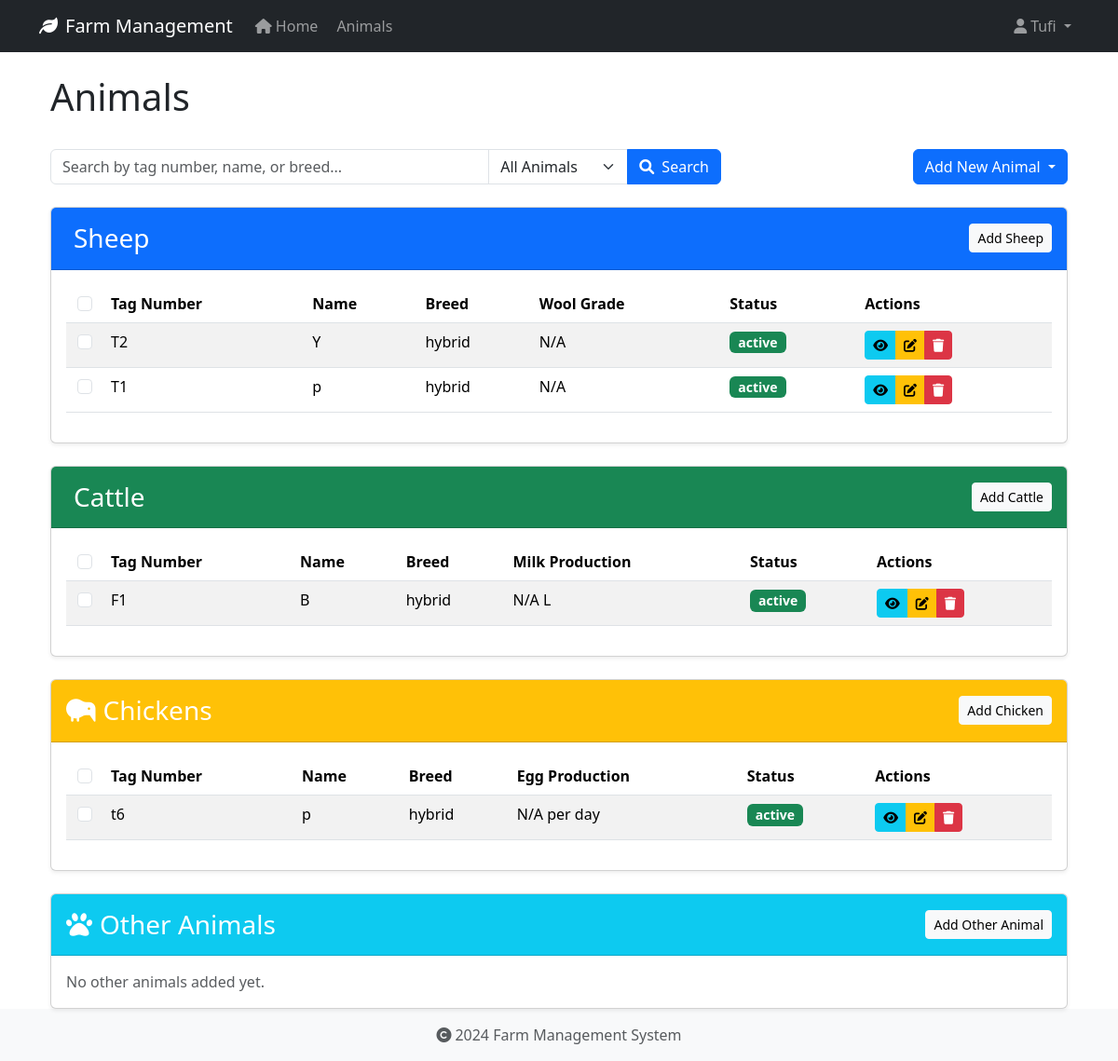
Before: /animals/ (signed in) with the older database file.
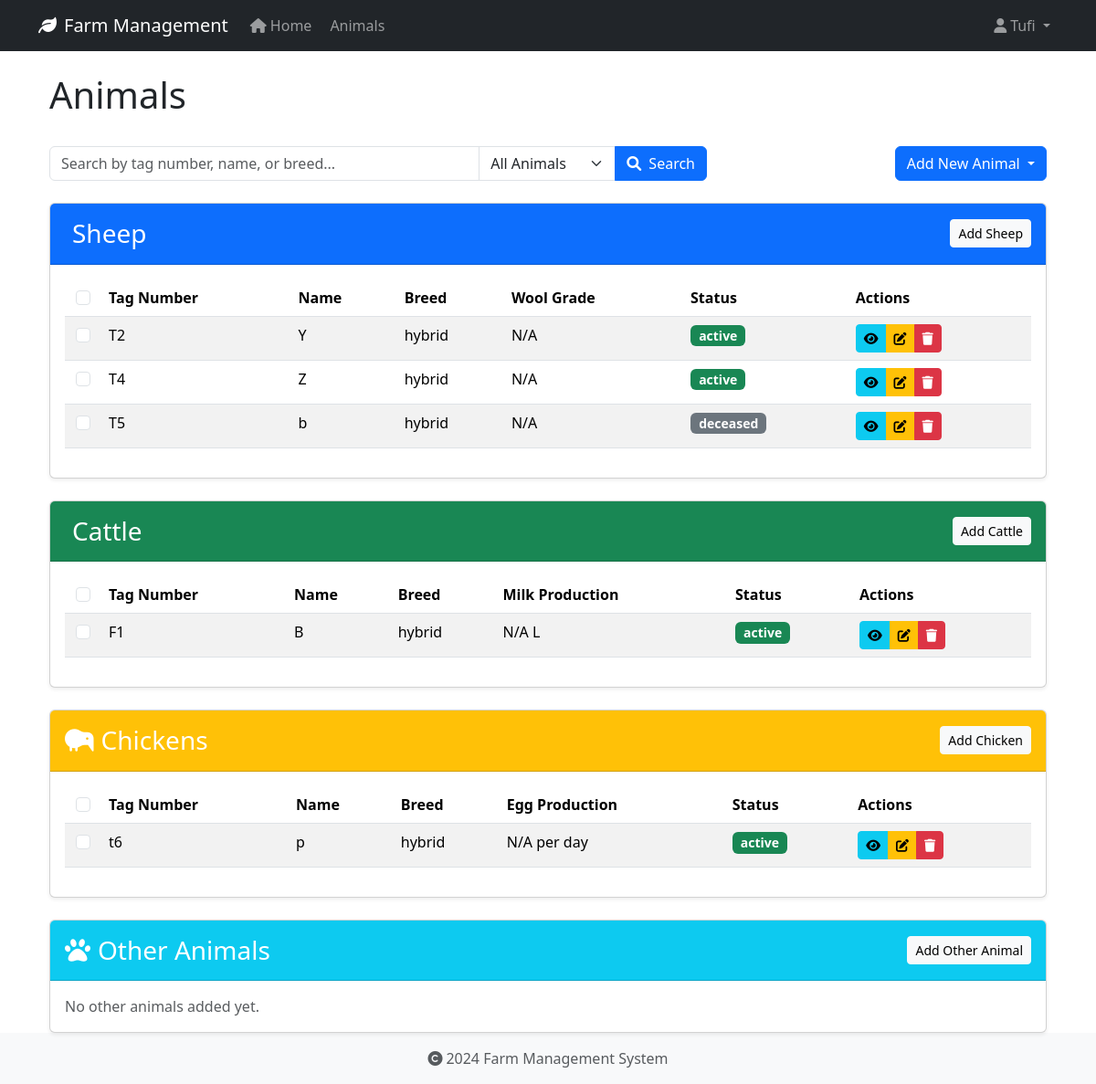
After: the same page with the newer database file.
### app/models/animal.py (models this page shows, shortened)
class Animal(db.Model):
    id = db.Column(db.Integer, primary_key=True)
    tag_number = db.Column(db.String(50), unique=True, nullable=False, index=True)
    name = db.Column(db.String(100), nullable=True)  # Explicitly mark as nullable
    species = db.Column(db.String(50), nullable=False, index=True)
    breed = db.Column(db.String(50), nullable=True)
    date_of_birth = db.Column(db.Date, nullable=True)
    gender = db.Column(db.String(20), nullable=True)
    weight = db.Column(db.Float, nullable=True)
    status = db.Column(db.String(20), default='active', nullable=False)
    purchase_date = db.Column(db.Date, nullable=True)
    purchase_price = db.Column(db.Float, nullable=True)
    notes = db.Column(db.Text, nullable=True)
    created_at = db.Column(db.DateTime, default=datetime.utcnow, nullable=False)
    updated_at = db.Column(db.DateTime, default=datetime.utcnow, onupdate=datetime.utcnow, nullable=False)
    wool_type = db.Column(db.String(50), nullable=True)
    last_shearing = db.Column(db.Date, nullable=True)
    fleece_weight = db.Column(db.Float, nullable=True)
    wool_grade = db.Column(db.String(20), nullable=True)
    lambing_status = db.Column(db.String(50), nullable=True)
    lambing_date = db.Column(db.Date, nullable=True)
    milk_production = db.Column(db.Float, nullable=True)
    last_milking = db.Column(db.Date, nullable=True)  # Changed from DateTime to Date
    milk_quality = db.Column(db.String(20), nullable=True)
    calving_status = db.Column(db.String(50), nullable=True)
    calving_date = db.Column(db.Date, nullable=True)
    milk_fat_content = db.Column(db.Float, nullable=True)
    egg_production = db.Column(db.Integer, nullable=True)
    egg_color = db.Column(db.String(20), nullable=True)
    comb_type = db.Column(db.String(20), nullable=True)
    laying_status = db.Column(db.String(20), nullable=True)
    last_laying_date = db.Column(db.Date, nullable=True)
    egg_size = db.Column(db.String(20), nullable=True)
    category = db.Column(db.String(50), nullable=True)
    special_needs = db.Column(db.Text, nullable=True)
    diet_requirements = db.Column(db.Text, nullable=True)
    habitat = db.Column(db.String(100), nullable=True)
    health_records = db.relationship('HealthRecord', backref='animal', lazy=True, cascade='all, delete-orphan')

### app/routes/animals.py (the view, shortened to what this page needs)
@bp.route('/')
@login_required
def index():
    search_query = request.args.get('search', '').strip()
    animal_type = request.args.get('type', 'all').lower()
    base_query = Animal.query
    if animal_type == 'all':
        sheep_list = base_query.filter_by(species='Sheep').all()
        cattle_list = base_query.filter_by(species='Cattle').all()
        chicken_list = base_query.filter_by(species='Chicken').all()
        other_list = base_query.filter(Animal.species.notin_(['Sheep', 'Cattle', 'Chicken'])).all()
    return render_template('animals/index.html',
                         sheep_list=sheep_list,
                         cattle_list=cattle_list,
                         chicken_list=chicken_list,
                         other_list=other_list,
                         search_query=search_query,
                         animal_type=animal_type)

### app/models/user.py (called while the page is built)
@login_manager.user_loader
def load_user(user_id):
    return User.query.get(int(user_id))

### app/templates/animals/index.html (shortened to what the changed rows need)
{% extends "base.html" %}
{% block content %}
<div class="container">
    <div class="d-flex justify-content-between align-items-center mb-4">
        <h1>Animals</h1>
    </div>
    <div class="card mb-4" id="sheep-section">
        <div class="card-body">
            {% if sheep_list %}
            <div class="table-responsive">
                <table class="table table-striped table-hover" id="sheep-table">
                    <thead>
                        <tr>
                            <th class="text-center" style="width: 40px;">
                                <input type="checkbox" class="form-check-input select-all" data-animal-type="sheep">
                            </th>
                            <th>Tag Number</th>
                            <th>Name</th>
                            <th>Breed</th>
                            <th>Wool Grade</th>
                            <th>Status</th>
                            <th>Actions</th>
                        </tr>
                    </thead>
                    <tbody>
                        {% for animal in sheep_list %}
                        <tr>
                            <td class="text-center">
                                <input type="checkbox" class="form-check-input animal-select"
                                       data-animal-id="{{ animal.id }}"
                                       data-animal-type="sheep">
                            </td>
                            <td>{{ animal.tag_number }}</td>
                            <td>{{ animal.name or 'N/A' }}</td>
                            <td>{{ animal.breed or 'N/A' }}</td>
                            <td>{{ animal.wool_grade or 'N/A' }}</td>
                            <td>
                                <span class="badge {% if animal.status == 'active' %}bg-success{% elif animal.status == 'sold' %}bg-info{% else %}bg-secondary{% endif %}">
                                    {{ animal.status }}
                                </span>
                            </td>
                            <td>
                                <div class="btn-group btn-group-sm">
                                    <a href="{{ url_for('animals.view', id=animal.id) }}" class="btn btn-info" title="View">
                                        <i class="fas fa-eye"></i>
                                    </a>
                                    <a href="{{ url_for('animals.edit', id=animal.id) }}" class="btn btn-warning" title="Edit">
                                        <i class="fas fa-edit"></i>
                                    </a>
                                    <button type="button" class="btn btn-danger" title="Delete"
                                            onclick="confirmDelete('{{ animal.id }}', '{{ animal.tag_number }}', 'Sheep')">
                                        <i class="fas fa-trash"></i>
                                    </button>
                                </div>
                            </td>
                        </tr>
                        {% endfor %}
                    </tbody>
                </table>
            </div>
            {% else %}
            <p class="text-muted mb-0" id="sheep-empty-message">No sheep added yet.</p>
            {% endif %}
        </div>
    </div>
    <div class="card mb-4" id="cattle-section">
        <div class="card-body">
            {% if cattle_list %}
            <div class="table-responsive">
                <table class="table table-striped table-hover" id="cattle-table">
                    <thead>
                        <tr>
                            <th class="text-center" style="width: 40px;">
                                <input type="checkbox" class="form-check-input select-all" data-animal-type="cattle">
                            </th>
                            <th>Tag Number</th>
                            <th>Name</th>
                            <th>Breed</th>
                            <th>Milk Production</th>
                            <th>Status</th>
                            <th>Actions</th>
                        </tr>
                    </thead>
                    <tbody>
                        {% for animal in cattle_list %}
                        <tr>
                            <td class="text-center">
                                <input type="checkbox" class="form-check-input animal-select"
                                       data-animal-id="{{ animal.id }}"
                                       data-animal-type="cattle">
                            </td>
                            <td>{{ animal.tag_number }}</td>
                            <td>{{ animal.name or 'N/A' }}</td>
                            <td>{{ animal.breed or 'N/A' }}</td>
                            <td>{{ animal.milk_production|round(1) if animal.milk_production else 'N/A' }} L</td>
                            <td>
                                <span class="badge {% if animal.status == 'active' %}bg-success{% elif animal.status == 'sold' %}bg-info{% else %}bg-secondary{% endif %}">
                                    {{ animal.status }}
                                </span>
                            </td>
                            <td>
                                <div class="btn-group btn-group-sm">
                                    <a href="{{ url_for('animals.view', id=animal.id) }}" class="btn btn-info" title="View">
                                        <i class="fas fa-eye"></i>
                                    </a>
                                    <a href="{{ url_for('animals.edit', id=animal.id) }}" class="btn btn-warning" title="Edit">
                                        <i class="fas fa-edit"></i>
                                    </a>
                                    <button type="button" class="btn btn-danger" title="Delete"
                                            onclick="confirmDelete('{{ animal.id }}', '{{ animal.tag_number }}', 'Cattle')">
                                        <i class="fas fa-trash"></i>
                                    </button>
                                </div>
                            </td>
                        </tr>
                        {% endfor %}
                    </tbody>
                </table>
            </div>
            {% else %}
            <p class="text-muted mb-0" id="cattle-empty-message">No cattle added yet.</p>
            {% endif %}
        </div>
    </div>
    <div class="card mb-4" id="chicken-section">
        <div class="card-body">
            {% if chicken_list %}
            <div class="table-responsive">
                <table class="table table-striped table-hover" id="chicken-table">
                    <thead>
                        <tr>
                            <th class="text-center" style="width: 40px;">
                                <input type="checkbox" class="form-check-input select-all" data-animal-type="chicken">
                            </th>
                            <th>Tag Number</th>
                            <th>Name</th>
                            <th>Breed</th>
                            <th>Egg Production</th>
                            <th>Status</th>
                            <th>Actions</th>
                        </tr>
                    </thead>
                    <tbody>
                        {% for animal in chicken_list %}
                        <tr>
                            <td class="text-center">
                                <input type="checkbox" class="form-check-input animal-select"
                                       data-animal-id="{{ animal.id }}"
                                       data-animal-type="chicken">
                            </td>
                            <td>{{ animal.tag_number }}</td>
                            <td>{{ animal.name or 'N/A' }}</td>
                            <td>{{ animal.breed or 'N/A' }}</td>
                            <td>{{ animal.egg_production or 'N/A' }} per day</td>
                            <td>
                                <span class="badge {% if animal.status == 'active' %}bg-success{% elif animal.status == 'sold' %}bg-info{% else %}bg-secondary{% endif %}">
                                    {{ animal.status }}
                                </span>
                            </td>
                            <td>
                                <div class="btn-group btn-group-sm">
                                    <a href="{{ url_for('animals.view', id=animal.id) }}" class="btn btn-info" title="View">
                                        <i class="fas fa-eye"></i>
                                    </a>
                                    <a href="{{ url_for('animals.edit', id=animal.id) }}" class="btn btn-warning" title="Edit">
                                        <i class="fas fa-edit"></i>
                                    </a>
                                    <button type="button" class="btn btn-danger" title="Delete"
                                            onclick="confirmDelete('{{ animal.id }}', '{{ animal.tag_number }}', 'Chicken')">
                                        <i class="fas fa-trash"></i>
                                    </button>
                                </div>
                            </td>
                        </tr>
                        {% endfor %}
                    </tbody>
                </table>
            </div>
            {% else %}
            <p class="text-muted mb-0" id="chicken-empty-message">No chickens added yet.</p>
            {% endif %}
        </div>
    </div>
        </div>
        {% endblock content %}

Changed rows visible on the page:
removed Animal: tag_number "T1", name "p", breed "hybrid", wool_grade "N/A", status "active", shown under "Sheep"
added Animal: tag_number "T4", name "Z", breed "hybrid", wool_grade "N/A", status "active", shown under "Sheep"
added Animal: tag_number "T5", name "b", breed "hybrid", wool_grade "N/A", status "deceased", shown under "Sheep"
